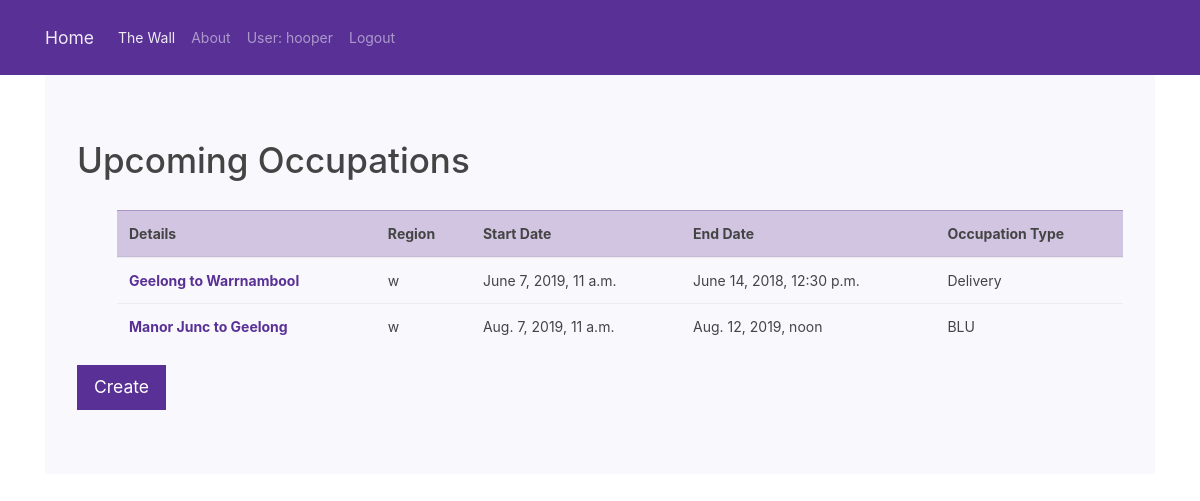
The app's page /the_wall/occupation/ (signed in), older data.
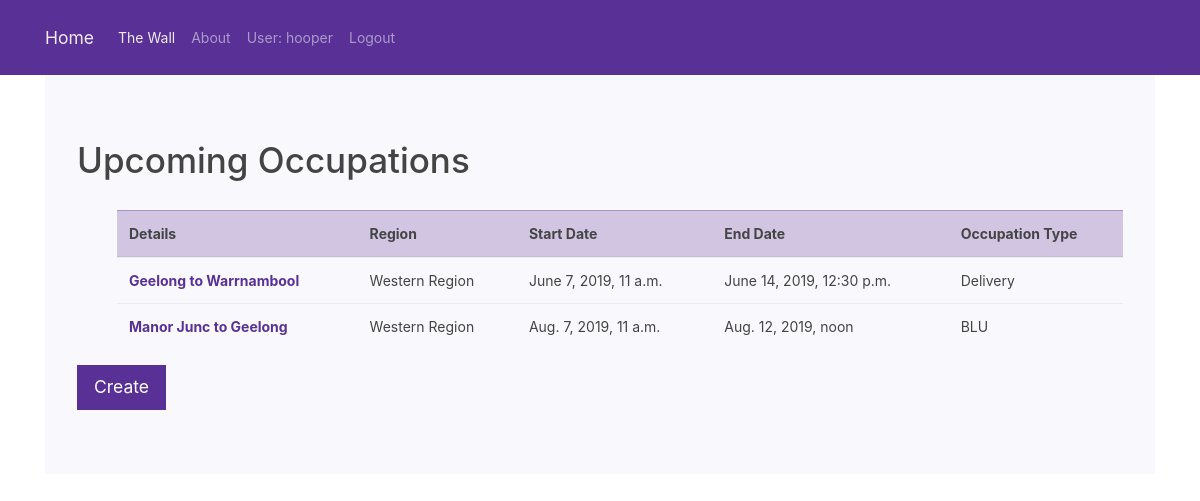
The same page, newer data.
### the_wall/models.py (models this page shows, shortened)
class Occupation(models.Model):
    occupation_noi = models.PositiveIntegerField()
    system_line = models.CharField(max_length = 100, help_text='Enter the System Line e.g. Sunbury to Bendigo.')
    occupation_start_date = models.DateTimeField()
    occupation_end_date = models.DateTimeField()
    occupation_type = models.CharField(max_length = 50, help_text='Enter the Occupation Type e.g. BLU')
    AREA_CHOICE = (('Western Region', 'Western Region'),('North/North-East Region', 'North/North-East Region'),('Central & Eastern Region', 'Central & Eastern Region'))
    rail_area = models.CharField(max_length = 50,choices=AREA_CHOICE, help_text='Enter the Rail Area Type e.g. North/North-East')
    class Meta:
        ordering = ['occupation_start_date']

### the_wall/views.py (the view)
# urls.py: path('occupation/',views.OccupationListView.as_view(),name='occupation_list'),
class OccupationListView(LoginRequiredMixin, ListView):
    login_url = '/accounts/login'
    redirect_field_name = ''
    model = Occupation
    paginate_by = 50

### the_wall/templates/the_wall/occupation_list.html
{% extends "base.html" %}
{% block content %}
<div class="container">
<div class="jumbotron">
  <h1>Upcoming Occupations</h1> <br>
    <ol>
        <table class="table table-hover">
          <thead class='table-primary'>
            <tr>
              <th scope="col">Details</th>
              <th scope="col">Region</th>
              <th scope="col">Start Date</th>
              <th scope="col">End Date</th>
              <th scope="col">Occupation Type</th>
            </tr>
          </thead>
          <tbody>
            {% for occupation in occupation_list %}
            <tr class="table-default">
              <th scope="row"> <a href="{{occupation.id}}/">{{occupation.system_line}}</a></th>
              <td>{{occupation.rail_area}}</td>
              <td>{{occupation.occupation_start_date}}</td>
              <td>{{occupation.occupation_end_date}}</td>
              <td>{{occupation.occupation_type}}</td>
            </tr>
            {% endfor %}
          </tbody>
        </table>
    </ol>
    <a class="btn btn-primary btn-lg" href="{% url 'the_wall:occupation_create' %}" role="button">Create</a>
  </div>
</div>
{% endblock %}

### templates/base.html (shortened to what this page needs)
<!DOCTYPE html>
{% load staticfiles %}
<html lang="en" dir="ltr">
  <head>
<link href="https://stackpath.bootstrapcdn.com/bootswatch/4.1.1/pulse/bootstrap.min.css" rel="stylesheet">
  </head>
    <body>
      <nav class="navbar navbar-expand-lg navbar-dark bg-primary">
        <div class="container">
          <a class="navbar-brand" href="{% url 'index' %}">Home</a>
          <div class="collapse navbar-collapse" id="navbarColor01">
            <ul class="navbar-nav mr-auto">
              <li class="nav-item active">
                <a class="nav-link" href="{% url 'the_wall:wall-index' %}">The Wall<span class="sr-only">(current)</span></a>
              </li>
              <li class="nav-item">
                <a class="nav-link" href="{% url 'about' %}">About</a>
              </li>
              {% if user.is_authenticated %}
              <li class="nav-item">
                <li class="nav-link">User: {{ user.get_username }}</li>
                <a class="nav-link" href="{% url 'logout'%}?next={{request.path}}">Logout</a>
                {% else %}
                <a class="nav-link" href="{% url 'login'%}?next={{request.path}}">Login</a>
              </li>
              {% endif %}
            </ul>
          </div>
        </div>
      </nav>
{% block content %}
{% endblock %}
  </body>
</html>

Row changes from the older to the newer data that the page shows:
changed Occupation "Geelong to Warrnambool": rail_area "w" → "Western Region"; occupation_end_date "June 14, 2018, 12:30 p.m." → "June 14, 2019, 12:30 p.m."
changed Occupation "Manor Junc to Geelong": rail_area "w" → "Western Region"
